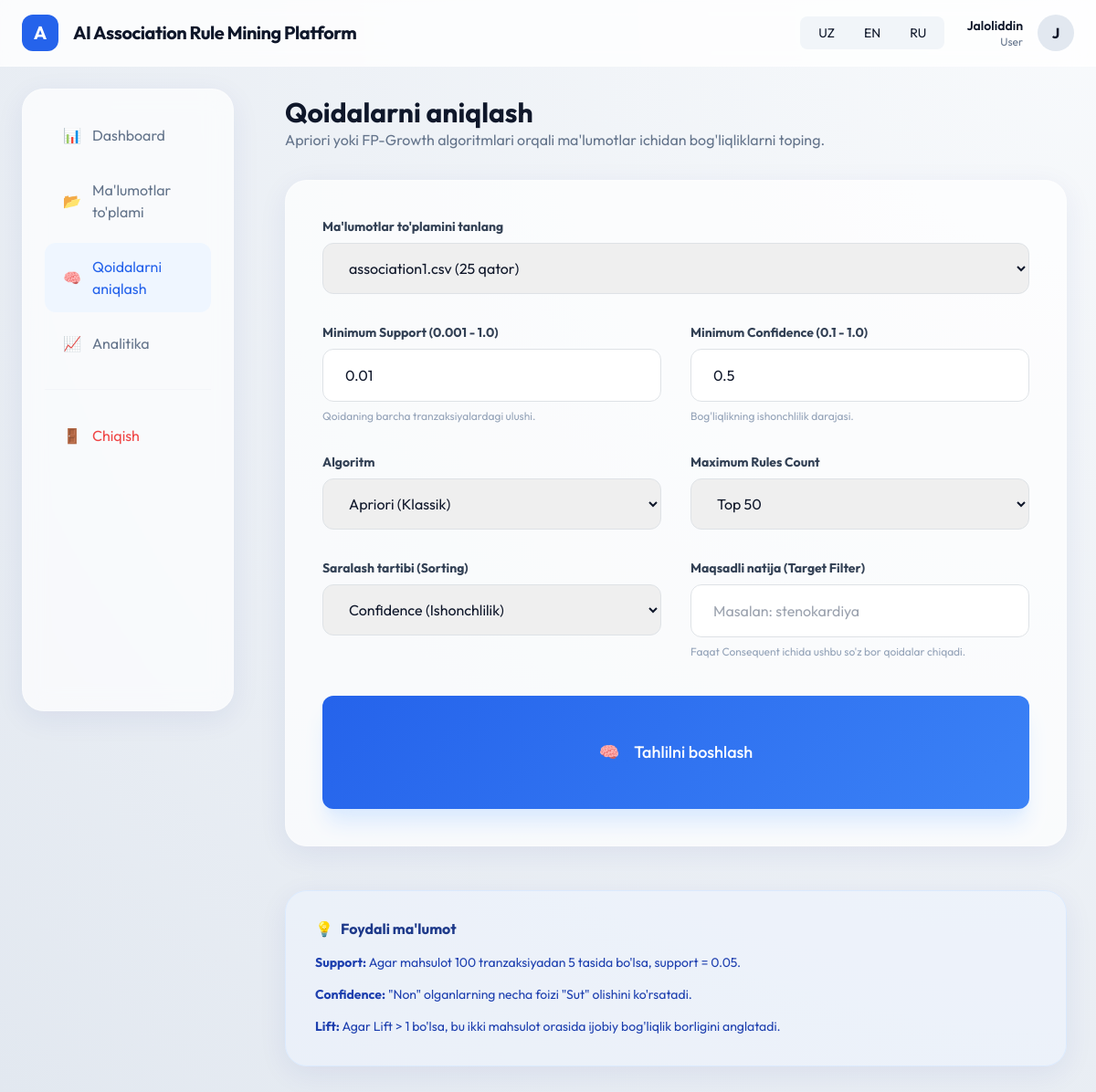
The app's page /apriori/mine (signed in) with its own data.
### models/user.py (models this page shows, shortened)
class User(db.Model, UserMixin):
    id = db.Column(db.Integer, primary_key=True)
    username = db.Column(db.String(50), unique=True, nullable=False)
    email = db.Column(db.String(120), unique=True, nullable=False)
    password_hash = db.Column(db.String(128), nullable=False)
    role = db.Column(db.String(20), default='User') # Admin, Researcher, User
    is_active = db.Column(db.Boolean, default=True)
    created_at = db.Column(db.DateTime, default=datetime.utcnow)
    datasets = db.relationship('Dataset', backref='owner', lazy=True, cascade="all, delete-orphan")

### app/apriori/routes.py (the view, shortened to what this page needs)
@apriori_bp.route('/mine', methods=['GET', 'POST'])
@login_required
def mine():
    dataset_id = request.args.get('dataset_id', type=int)
    datasets = Dataset.query.filter_by(user_id=current_user.id).all()
    if not datasets:
        flash('Avval ma\'lumotlar to\'plamini yuklang', 'warning')
        return redirect(url_for('dataset.upload'))
    selected_dataset = None
    if dataset_id:
        selected_dataset = db.session.get(Dataset, dataset_id)
    return render_template('apriori/mine.html', datasets=datasets, selected_ds=selected_dataset)

### models/user.py (called while the page is built)
@login_manager.user_loader
def load_user(user_id):
    from app import db
    return db.session.get(User, int(user_id))

### app/templates/apriori/mine.html (shortened to what this page needs)
{% extends "base.html" %}
{% block content %}
<div class="animate-fade-in max-w-4xl mx-auto">
    <div class="mb-8">
        <h1 class="text-3xl font-bold text-slate-900">{{ g.translations.get('rule_mining') }}</h1>
        <p class="text-slate-500">Apriori yoki FP-Growth algoritmlari orqali ma'lumotlar ichidan bog'liqliklarni toping.</p>
    </div>
    <div class="glass-card p-10">
        <form method="POST">
            <div class="grid grid-cols-1 md:grid-cols-2 gap-8 mb-10">
                <div class="md:col-span-2">
                    <label class="block text-sm font-bold text-slate-700 mb-2">Ma'lumotlar to'plamini tanlang</label>
                    <select name="dataset_id" required class="w-full px-4 py-3 rounded-xl border border-slate-200 focus:ring-2 focus:ring-blue-500 outline-none transition-all">
                        {% for ds in datasets %}
                        <option value="{{ ds.id }}" {{ 'selected' if selected_ds and selected_ds.id == ds.id else '' }}>
                            {{ ds.original_name }} ({{ ds.row_count }} qator)
                        </option>
                        {% endfor %}
                    </select>
                </div>
                <div>
                    <label class="block text-sm font-bold text-slate-700 mb-2">Minimum Support (0.001 - 1.0)</label>
                    <input type="number" name="min_support" step="0.001" min="0.001" max="1" value="0.01" required
                        class="w-full px-4 py-3 rounded-xl border border-slate-200 focus:ring-2 focus:ring-blue-500 outline-none transition-all">
                    <p class="text-xs text-slate-400 mt-2">Qoidaning barcha tranzaksiyalardagi ulushi.</p>
                </div>
                <div>
                    <label class="block text-sm font-bold text-slate-700 mb-2">Minimum Confidence (0.1 - 1.0)</label>
                    <input type="number" name="min_confidence" step="0.1" min="0.1" max="1" value="0.5" required
                        class="w-full px-4 py-3 rounded-xl border border-slate-200 focus:ring-2 focus:ring-blue-500 outline-none transition-all">
                    <p class="text-xs text-slate-400 mt-2">Bog'liqlikning ishonchlilik darajasi.</p>
                </div>
                <div>
                    <label class="block text-sm font-bold text-slate-700 mb-2">Algoritm</label>
                    <select name="algorithm" class="w-full px-4 py-3 rounded-xl border border-slate-200 focus:ring-2 focus:ring-blue-500 outline-none transition-all">
                        <option value="apriori">Apriori (Klassik)</option>
                    </select>
                </div>
                <div>
                    <label class="block text-sm font-bold text-slate-700 mb-2">Maximum Rules Count</label>
                    <select name="max_rules" class="w-full px-4 py-3 rounded-xl border border-slate-200 focus:ring-2 focus:ring-blue-500 outline-none transition-all">
                        <option value="50" selected>Top 50</option>
                    </select>
                </div>
                <div>
                    <label class="block text-sm font-bold text-slate-700 mb-2">Saralash tartibi (Sorting)</label>
                    <select name="sort_by" class="w-full px-4 py-3 rounded-xl border border-slate-200 focus:ring-2 focus:ring-blue-500 outline-none transition-all">
                        <option value="confidence">Confidence (Ishonchlilik)</option>
                    </select>
                </div>
                <div>
                    <label class="block text-sm font-bold text-slate-700 mb-2">Maqsadli natija (Target Filter)</label>
                    <input type="text" name="target_disease" placeholder="Masalan: stenokardiya"
                        class="w-full px-4 py-3 rounded-xl border border-slate-200 focus:ring-2 focus:ring-blue-500 outline-none transition-all">
                    <p class="text-xs text-slate-400 mt-2">Faqat Consequent ichida ushbu so'z bor qoidalar chiqadi.</p>
                </div>
            </div>
            <button type="submit" class="w-full btn-primary-custom py-5 text-lg shadow-xl shadow-blue-100 flex items-center justify-center gap-3">
                <span>🧠</span> Tahlilni boshlash
            </button>
        </form>
    </div>
    <div class="mt-12 glass-card p-8 bg-blue-50/50 border-blue-100">
        <h4 class="font-bold text-blue-900 mb-3 flex items-center gap-2">
            <span>💡</span> Foydali ma'lumot
        </h4>
        <div class="text-sm text-blue-800 leading-relaxed space-y-3">
            <p><strong>Support:</strong> Agar mahsulot 100 tranzaksiyadan 5 tasida bo'lsa, support = 0.05.</p>
            <p><strong>Confidence:</strong> "Non" olganlarning necha foizi "Sut" olishini ko'rsatadi.</p>
            <p><strong>Lift:</strong> Agar Lift > 1 bo'lsa, bu ikki mahsulot orasida ijobiy bog'liqlik borligini anglatadi.</p>
        </div>
    </div>
</div>
{% endblock %}

### app/templates/base.html (shortened to what this page needs)
<!DOCTYPE html>
<html lang="{{ session.get('lang', 'uz') }}">
<head>
    <script src="https://cdn.tailwindcss.com"></script>
    <link href="https://cdn.jsdelivr.net/npm/bootstrap@5.3.0/dist/css/bootstrap.min.css" rel="stylesheet">
</head>
<body>
    <nav class="nav-glass px-6 py-3 flex justify-between items-center">
        <div class="flex items-center gap-3">
            <div class="w-10 h-10 bg-blue-600 rounded-xl flex items-center justify-center text-white font-bold text-xl">
                A
            </div>
            <span class="text-xl font-bold tracking-tight">{{ g.translations.get('app_name') }}</span>
        </div>
        <div class="flex items-center gap-6">
            <div class="flex bg-slate-100 p-1 rounded-lg">
                <a href="/set_lang/uz" class="px-3 py-1 text-sm rounded-md {{ 'bg-white shadow-sm' if session.get('lang') == 'uz' else '' }}">UZ</a>
                <a href="/set_lang/en" class="px-3 py-1 text-sm rounded-md {{ 'bg-white shadow-sm' if session.get('lang') == 'en' else '' }}">EN</a>
                <a href="/set_lang/ru" class="px-3 py-1 text-sm rounded-md {{ 'bg-white shadow-sm' if session.get('lang') == 'ru' else '' }}">RU</a>
            </div>
            {% if current_user.is_authenticated %}
                <a href="{{ url_for('auth.profile') }}" class="flex items-center gap-3 no-underline text-inherit hover:opacity-80 transition-opacity">
                    <div class="text-right">
                        <div class="text-sm font-semibold">{{ current_user.username }}</div>
                        <div class="text-xs text-slate-500">{{ current_user.role }}</div>
                    </div>
                    <div class="w-10 h-10 bg-slate-200 rounded-full flex items-center justify-center font-bold">
                        {{ current_user.username[0] | upper }}
                    </div>
                </a>
            {% else %}
                <a href="{{ url_for('auth.login') }}" class="btn-primary-custom">{{ g.translations.get('login') }}</a>
            {% endif %}
        </div>
    </nav>
    <div class="flex">
        {% if current_user.is_authenticated %}
        <aside class="sidebar">
            <div class="glass-card h-full p-4">
                <nav>
                    <a href="{{ url_for('dashboard.home') }}" class="nav-link-custom {{ 'active' if request.endpoint == 'dashboard.home' else '' }}">
                        <span class="mr-3">📊</span> {{ g.translations.get('dashboard') }}
                    </a>
                    <a href="{{ url_for('dataset.list_datasets') }}" class="nav-link-custom {{ 'active' if request.endpoint and 'dataset' in request.endpoint else '' }}">
                        <span class="mr-3">📂</span> {{ g.translations.get('datasets') }}
                    </a>
                    <a href="{{ url_for('apriori.mine') }}" class="nav-link-custom {{ 'active' if request.endpoint and 'apriori' in request.endpoint else '' }}">
                        <span class="mr-3">🧠</span> {{ g.translations.get('rule_mining') }}
                    </a>
                    <a href="{{ url_for('analytics.index') }}" class="nav-link-custom {{ 'active' if request.endpoint == 'analytics.index' else '' }}">
                        <span class="mr-3">📈</span> {{ g.translations.get('analytics') }}
                    </a>
                    <hr class="my-4 border-slate-200">
                    <a href="{{ url_for('auth.logout') }}" class="nav-link-custom text-red-500 hover:bg-red-50">
                        <span class="mr-3">🚪</span> {{ g.translations.get('logout') }}
                    </a>
                </nav>
            </div>
        </aside>
        <main class="main-content w-full">
            {% block content %}{% endblock %}
        </main>
        {% else %}
        <main class="w-full">
            {% block auth_content %}{% endblock %}
        </main>
        {% endif %}
    </div>
</body>
</html>

### app/templates/base.html (style rules this page uses)
:root { --primary: #2563EB; --secondary: #0F172A; --accent: #38BDF8; --glass-bg: rgba(255, 255, 255, 0.7); --glass-border: rgba(255, 255, 255, 0.3); }
body { font-family: 'Outfit', sans-serif; background: radial-gradient(circle at top right, #f8fafc, #e2e8f0); min-height: 100vh; color: var(--secondary); }
.glass-card { background: var(--glass-bg); backdrop-filter: blur(12px); -webkit-backdrop-filter: blur(12px); border: 1px solid var(--glass-border); border-radius: 1.5rem; box-shadow: 0 8px 32px 0 rgba(31, 38, 135, 0.07); }
.nav-glass { background: rgba(255, 255, 255, 0.8); backdrop-filter: blur(10px); border-bottom: 1px solid var(--glass-border); position: sticky; top: 0; z-index: 1000; }
.btn-primary-custom { background: linear-gradient(135deg, #2563EB 0%, #3B82F6 100%); border: none; color: white; padding: 0.75rem 1.5rem; border-radius: 0.75rem; font-weight: 500; transition: all 0.3s ease; }
.sidebar { width: 280px; height: calc(100vh - 70px); position: fixed; left: 0; padding: 1.5rem; }
.main-content { margin-left: 280px; padding: 2rem; }
.nav-link-custom { display: flex; align-items: center; padding: 0.875rem 1.25rem; border-radius: 0.75rem; color: #64748b; text-decoration: none; transition: all 0.2s ease; margin-bottom: 0.5rem; }
.nav-link-custom:hover, .nav-link-custom.active { background: #eff6ff; color: #2563EB; }
.animate-fade-in { animation: fadeIn 0.5s ease-out forwards; }

### records on screen
User: username "Jaloliddin", role "User", username "J"

### other values on screen
{{ g.translations.get('app_name') }} "AI Association Rule Mining Platform"
{{ g.translations.get('dashboard') }} "Dashboard"
{{ g.translations.get('datasets') }} "Ma'lumotlar to'plami"
{{ g.translations.get('rule_mining') }} "Qoidalarni aniqlash"
{{ g.translations.get('analytics') }} "Analitika"
{{ g.translations.get('logout') }} "Chiqish"
form field dataset_id "association1.csv (25 qator)"
